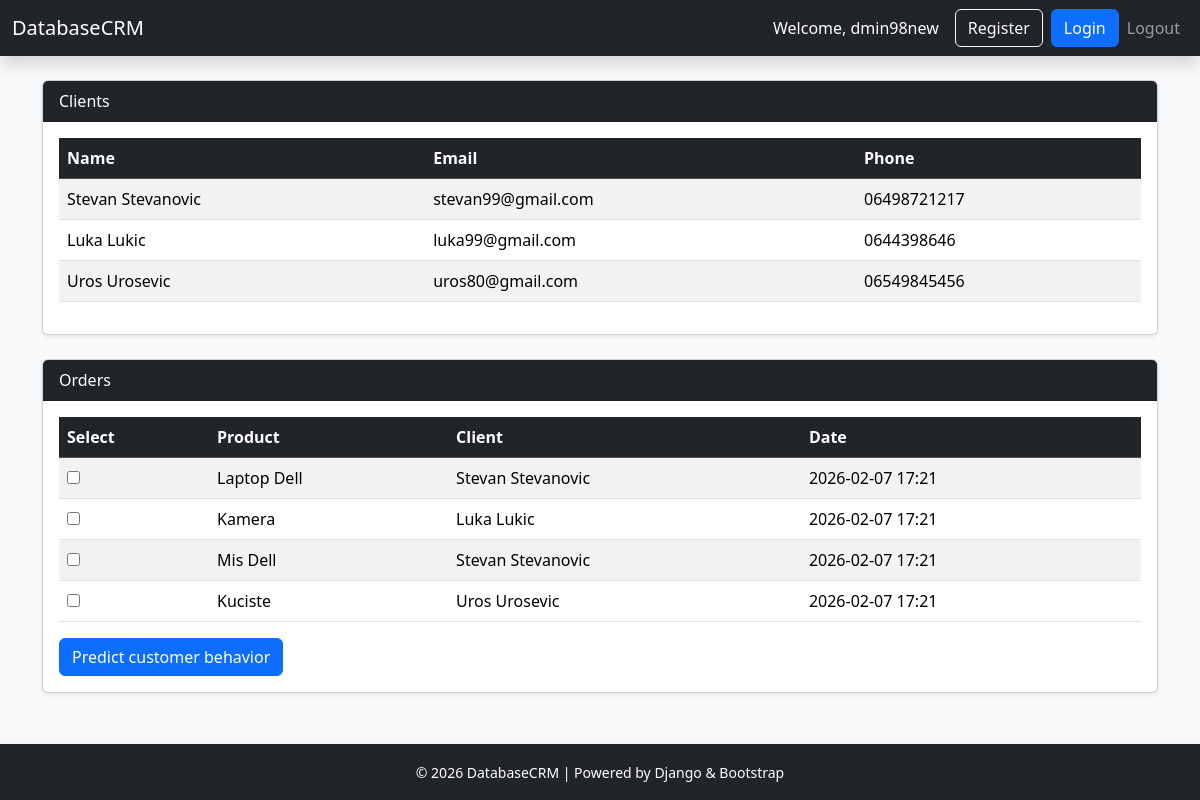
The app's page / (signed in) with its own data.
### list_crm/models.py (models this page shows, shortened)
class Client(models.Model):
    full_name = models.CharField(max_length=100)   # bolje ime polja
    email = models.EmailField(unique=True)
    phone = models.CharField(max_length=20)

class Order(models.Model):
    client = models.ForeignKey(Client, on_delete=models.CASCADE, related_name='orders')
    product_name = models.CharField(max_length=100)
    price = models.DecimalField(max_digits=10, decimal_places=2)
    created_at = models.DateTimeField(auto_now_add=True)

### list_crm/views.py (the view, shortened to what this page needs)
# urls.py: path("", views.dashboard, name="dashboard"),
@login_required
def dashboard(request):
    clients = Client.objects.all()
    orders = Order.objects.all()
    prediction_rows = None
    return render(request, "list_crm/dashboard.html", {
        "clients": clients,
        "orders": orders,
        "prediction_rows": prediction_rows
    })

### list_crm/templates/list_crm/dashboard.html (shortened to what this page needs)
{% load static %}
<!DOCTYPE html>
<html lang="en">
<head>
  <link href="https://cdn.jsdelivr.net/npm/bootstrap@5.3.2/dist/css/bootstrap.min.css" rel="stylesheet">
</head>
<body class="bg-light d-flex flex-column min-vh-100">
<nav class="navbar navbar-expand-lg navbar-dark bg-dark shadow">
  <div class="container-fluid">
    <a class="navbar-brand" href="{% url 'dashboard' %}">DatabaseCRM</a>
    <div class="collapse navbar-collapse" id="navbarNav">
      <ul class="navbar-nav ms-auto align-items-center">
        <li class="nav-item">
          <span class="nav-link text-white">Welcome, {{ user.username }}</span>
        </li>
        <li class="nav-item ms-2">
          <a class="btn btn-outline-light" href="{% static 'register.html' %}">Register</a>
        </li>
        <li class="nav-item ms-2">
          <a class="btn btn-primary" href="{% static 'login.html' %}">Login</a>
        </li>
        <li class="nav-item">
          <a class="nav-link" href="{% url 'logout' %}">Logout</a>
        </li>
      </ul>
    </div>
  </div>
</nav>
<div class="container mt-4 flex-grow-1">
  <div class="card mb-4 shadow-sm">
    <div class="card-header bg-dark text-white">
      Clients
    </div>
    <div class="card-body">
      <table class="table table-striped table-hover">
        <thead class="table-dark">
          <tr>
            <th>Name</th>
            <th>Email</th>
            <th>Phone</th>
          </tr>
        </thead>
        <tbody>
          {% for client in clients %}
          <tr>
            <td>{{ client.full_name }}</td>
            <td>{{ client.email }}</td>
            <td>{{ client.phone }}</td>
          </tr>
          {% empty %}
          <tr><td colspan="3" class="text-center">No clients found</td></tr>
          {% endfor %}
        </tbody>
      </table>
    </div>
  </div>
  <div class="card mb-4 shadow-sm">
    <div class="card-header bg-dark text-white">
      Orders
    </div>
    <div class="card-body">
      <form method="post">
        <table class="table table-striped table-hover">
          <thead class="table-dark">
            <tr>
              <th>Select</th>
              <th>Product</th>
              <th>Client</th>
              <th>Date</th>
            </tr>
          </thead>
          <tbody>
            {% for order in orders %}
            <tr>
              <td><input type="checkbox" name="selected_orders" value="{{ order.id }}"></td>
              <td>{{ order.product_name }}</td>
              <td>{{ order.client.full_name }}</td>
              <td>{{ order.created_at|date:"Y-m-d H:i" }}</td>
            </tr>
            {% empty %}
            <tr><td colspan="4" class="text-center">No orders found</td></tr>
            {% endfor %}
          </tbody>
        </table>
        <button type="submit" name="ai_predict" class="btn btn-primary">
         Predict customer behavior
        </button>
      </form>
    </div>
  </div>
</div>
<footer class="bg-dark text-white text-center py-3 mt-auto shadow">
  <div class="container">
    <small>&copy; 2026 DatabaseCRM | Powered by Django & Bootstrap</small>
  </div>
</footer>
</body>
</html>

### records on screen
Client: full_name "Stevan Stevanovic", email "stevan99@gmail.com", phone "06498721217"
Client: full_name "Luka Lukic", email "luka99@gmail.com", phone "0644398646"
Client: full_name "Uros Urosevic", email "uros80@gmail.com", phone "06549845456"
Order: product_name "Laptop Dell", client.full_name "Stevan Stevanovic", created_at "2026-02-07 17:21"
Order: product_name "Kamera", client.full_name "Luka Lukic", created_at "2026-02-07 17:21"
Order: product_name "Mis Dell", client.full_name "Stevan Stevanovic", created_at "2026-02-07 17:21"
Order: product_name "Kuciste", client.full_name "Uros Urosevic", created_at "2026-02-07 17:21"

### other values on screen
{{ user.username }} "dmin98new"
